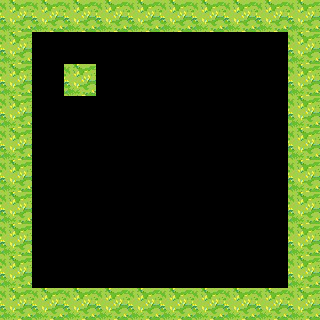

This game map was drawn from its Tiled (.tmx) file and the tilesets committed beside it. A one-line description and the full map source follow:
An orthogonal 10x10 tile map with 32x32 px tiles, 2 tile layers (sol, murs).

<map version="1.10" tiledversion="1.11.2" orientation="orthogonal" renderorder="right-down" width="10" height="10" tilewidth="32" tileheight="32" infinite="0" nextlayerid="3" nextobjectid="1">
 <tileset firstgid="1" source="tilesets/images/OGAtilesetsremixed.tsx" />
 <layer id="1" name="sol" width="10" height="10">
  <data encoding="csv">
0,0,0,0,0,0,0,0,0,0,
0,0,0,0,0,0,0,0,0,0,
0,0,0,0,0,0,0,0,0,0,
0,0,0,0,0,0,0,0,0,0,
0,0,0,0,0,0,0,0,0,0,
0,0,0,0,0,0,0,0,0,0,
0,0,0,0,0,0,0,0,0,0,
0,0,0,0,0,0,0,0,0,0,
0,0,0,0,0,0,0,0,0,0,
0,0,0,0,0,0,0,0,0,0
</data>
 </layer>
 <layer id="2" name="murs" width="10" height="10">
  <data encoding="csv">
1,1,1,1,1,1,1,1,1,1,
1,0,0,0,0,0,0,0,0,1,
1,0,1,0,0,0,0,0,0,1,
1,0,0,0,0,0,0,0,0,1,
1,0,0,0,0,0,0,0,0,1,
1,0,0,0,0,0,0,0,0,1,
1,0,0,0,0,0,0,0,0,1,
1,0,0,0,0,0,0,0,0,1,
1,0,0,0,0,0,0,0,0,1,
1,1,1,1,1,1,1,1,1,1
</data>
 </layer>
</map>